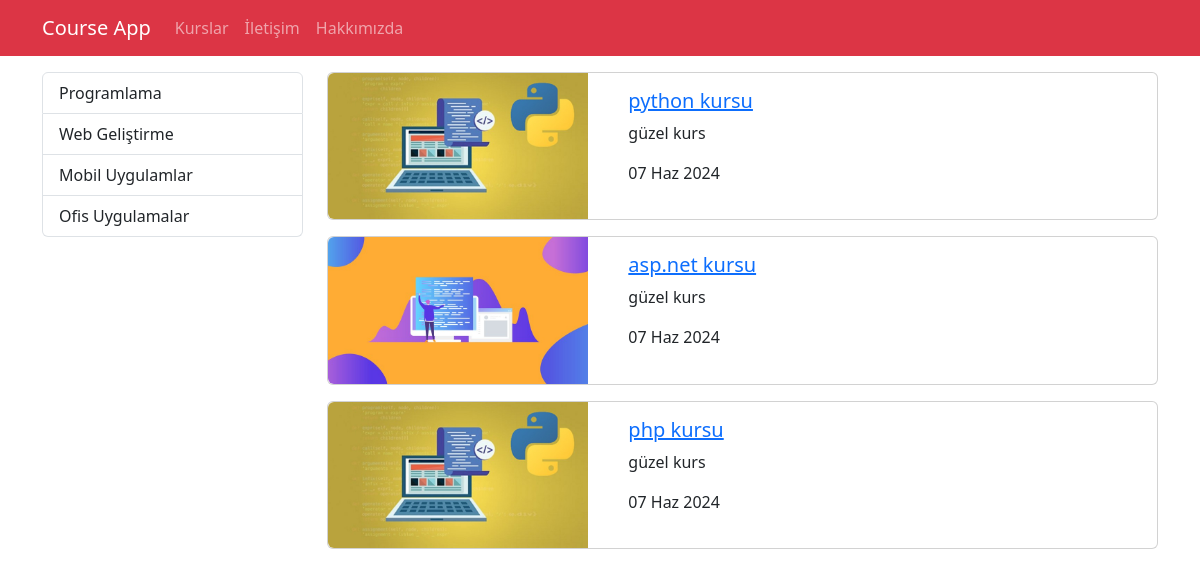
/kurslar/, run on the app's committed database.
### courses/models.py (models this page shows, shortened)
class Category(models.Model):
    name = models.CharField(max_length=40)
    slug = models.CharField(max_length=50)

class Course(models.Model):
    title = models.CharField(max_length=50)
    description = models.TextField()
    imageUrl = models.CharField(max_length=50, blank=False)
    date = models.DateField()
    isActive = models.BooleanField()

### courses/views.py (the view)
# urls.py: path('', views.index),
def index(request):
    kurslar = Course.objects.filter(isActive=1)
    kategoriler = Category.objects.all()
    return render(request, 'courses/index.html', {
        'categories' : kategoriler,
        'courses' : kurslar
    })

### courses/templates/courses/index.html (shortened to what this page needs)
{% extends "layout.html" %}
{% load static %}
{% block css_files %}
    <link rel="stylesheet" href="{% static 'courses/css/style.css' %}">
{% endblock %}
{% block content %}
    <div class="container mt-3">
        <div class="row">
            <div class="col-3">
                {% include 'courses/partials/_categories.html' %}
            </div>
            <div class="col-9">
                {% for course in courses %}
                    {% include 'courses/partials/_course.html' %}
                {% endfor %}
            </div>
        </div>
    </div>
{% endblock %}

### templates/layout.html (shortened to what this page needs)
<!DOCTYPE html>
<html lang="en">
<head>
    <link rel="stylesheet" href="https://cdnjs.cloudflare.com/ajax/libs/bootstrap/5.3.3/css/bootstrap.min.css"/>
    {% block css_files %}{% endblock  %}
</head>
<body>
    {% include 'partials/_nav.html' %}
    {% block content %}{% endblock  %}
</body>
</html>

### templates/partials/_nav.html
<nav class="navbar navbar-expand-lg bg-danger navbar-dark">
    <div class="container">
        <a href="/" class="navbar-brand">Course App</a>
        <ul class="navbar-nav me-auto">
            <li class="nav-item">
                <a href="/" class="nav-link">Kurslar</a>
            </li>
            <li class="nav-item">
                <a href="/contact" class="nav-link">İletişim</a>
            </li>
            <li class="nav-item">
                <a href="/about" class="nav-link">Hakkımızda</a>
            </li>
        </ul>
    </div>
</nav>

### courses/templates/courses/partials/_categories.html
<div class="list-group">
    {% for category in categories %}
        <a href="{% url 'courses_by_category' category.slug %}"
        class="list-group-item list-group-item-action">
        {{ category.name|title }}
    </a>
    {% endfor %}
</div>

### courses/templates/courses/partials/_course.html
{% load static %}
<div class="card mb-3">
    <div class="row">
        <div class="col-4">
            <img class="img-fluid rounded-start" src="{% static 'courses/img/'|add:course.imageUrl %}" alt="{{ course.title }}">
        </div>
        <div class="col-8">
            <div class="card-body">
                <h5 class="card-title">
                    <a href="{% url 'course_details' course.id %}">
                        {{ course.title }}
                    </a>
                </h5>
                <p class="card-text">{{ course.description|truncatechars:15 }}</p>
                <p>{{ course.date|date:'SHORT_DATE_FORMAT' }}</p>
            </div>
        </div>
    </div>
</div>

### data on the page
Category: name "Programlama"
Category: name "Web Geliştirme"
Category: name "Mobil Uygulamlar"
Category: name "Ofis Uygulamalar"
Course: imageUrl (picture), title "python kursu", description "güzel kurs", date "07 Haz 2024"
Course: imageUrl (picture), title "asp.net kursu", description "güzel kurs", date "07 Haz 2024"
Course: imageUrl (picture), title "php kursu", description "güzel kurs", date "07 Haz 2024"
